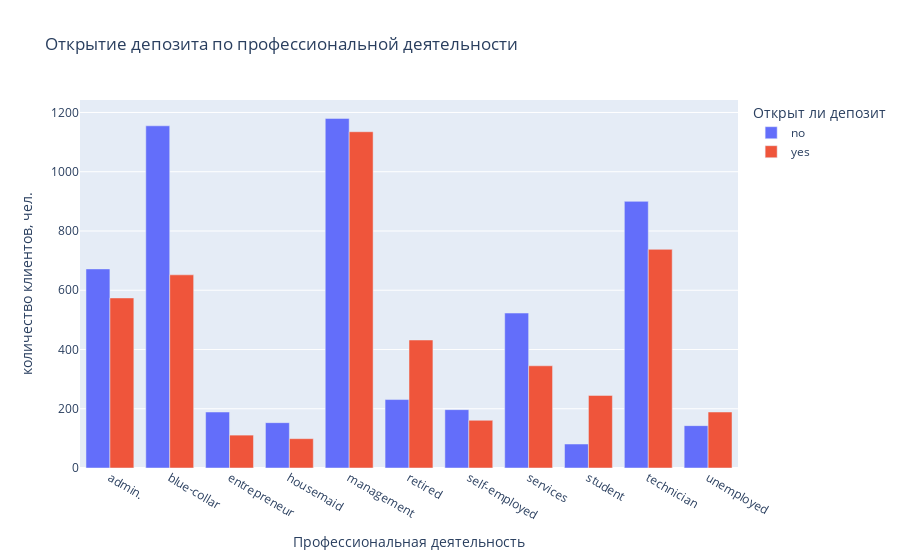

Notebook cell for this chart:
### Code cell
# постройте визуализации для открывших и неоткрывших депозит в зависимости от вида профессиональной занятости
bar_data= df_cleaned.groupby(
    by='job',
    as_index=False
)['deposit'].value_counts()

fig = px.bar(
    data_frame=bar_data,
    x="job", 
    y="count", 
    color="deposit",
    labels={'deposit':'Открыт ли депозит', 'count':'количество клиентов, чел.', 'job':'Профессиональная деятельность'},
    barmode="group",
    orientation='v',
    title='Открытие депозита по профессиональной деятельности'
);

fig.show()

### Figure 1 — Plotly figure (JSON) as saved in the notebook; plotly's stock layout.template omitted (floating-point values rounded to 4 significant figures)
{"data": [{"alignmentgroup": "True", "hovertemplate": "Открыт ли депозит=no<br>Профессиональная деятельность=%{x}<br>количество клиентов, чел.=%{y}<extra></extra>", "legendgroup": "no", "marker": {"color": "#636efa", "pattern": {"shape": ""}}, "name": "no", "offsetgroup": "no", "orientation": "v", "showlegend": true, "textposition": "auto", "type": "bar", "x": ["admin.", "blue-collar", "entrepreneur", "housemaid", "management", "retired", "self-employed", "services", "student", "technician", "unemployed"], "xaxis": "x", "y": [672, 1155, 189, 153, 1180, 231, 197, 523, 81, 900, 143], "yaxis": "y"}, {"alignmentgroup": "True", "hovertemplate": "Открыт ли депозит=yes<br>Профессиональная деятельность=%{x}<br>количество клиентов, чел.=%{y}<extra></extra>", "legendgroup": "yes", "marker": {"color": "#EF553B", "pattern": {"shape": ""}}, "name": "yes", "offsetgroup": "yes", "orientation": "v", "showlegend": true, "textposition": "auto", "type": "bar", "x": ["admin.", "blue-collar", "entrepreneur", "housemaid", "management", "retired", "self-employed", "services", "student", "technician", "unemployed"], "xaxis": "x", "y": [574, 652, 111, 99, 1135, 432, 161, 345, 245, 738, 189], "yaxis": "y"}], "layout": {"barmode": "group", "legend": {"title": {"text": "Открыт ли депозит"}, "tracegroupgap": 0}, "title": {"text": "Открытие депозита по профессиональной деятельности"}, "xaxis": {"anchor": "y", "domain": [0, 1], "title": {"text": "Профессиональная деятельность"}}, "yaxis": {"anchor": "x", "domain": [0, 1], "title": {"text": "количество клиентов, чел."}}}}
